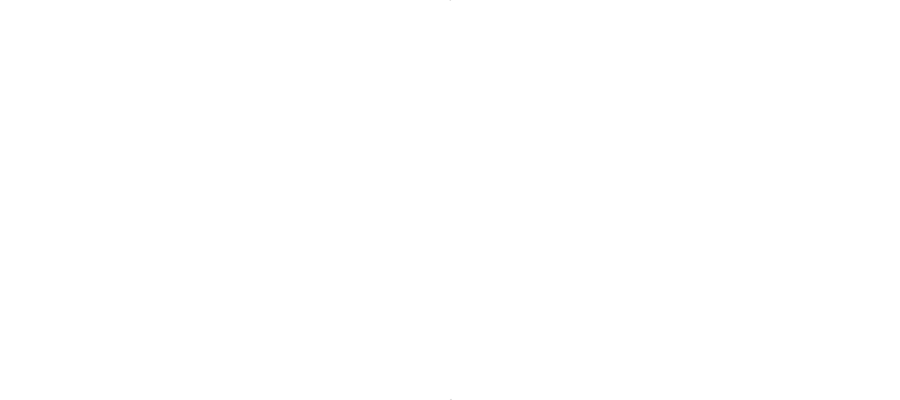
Frame 1 (no input)
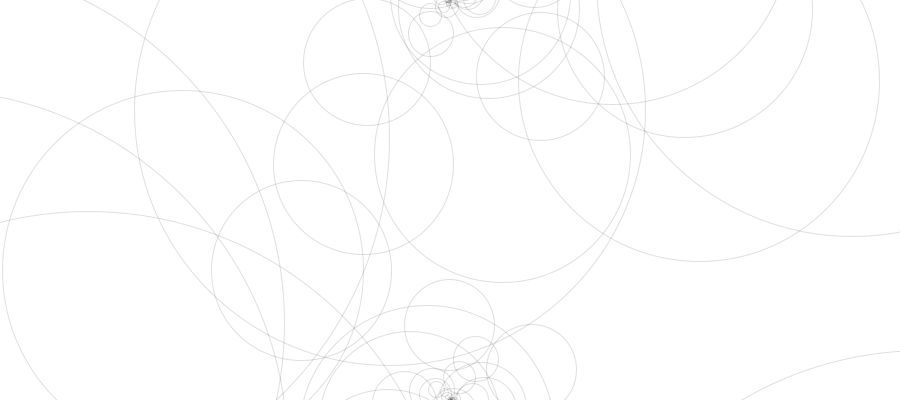
Frame 60 (the mouse pressed at the canvas centre just before this capture)
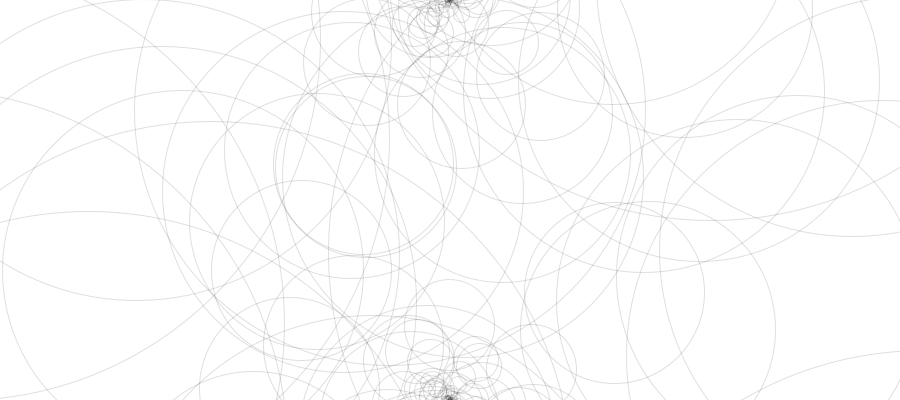
Frame 120 (the mouse held since frame 60 and released just before this capture)

The Processing sketch that drew these frames (run headless with seeded random() and noise(); from frame 60 on, the mouse is pressed at the canvas centre):

// Processing sketch: processing_17813
// ── processing_17813.pde


float i = 1;

void setup () {
  size (900,400);
  background (255);
  ellipseMode (CENTER);
  smooth ();
  frameRate(3600);
}

void draw () {
  pushMatrix ();
  translate (450,0);
  circles (i,i);
  pushMatrix ();
  translate (0,400);
  circles (i,i);
  popMatrix ();
  popMatrix ();
  i = i*1.414;
  if (i>900) {
    i = 1;
  }
}

void circles (float center, float diameter) {
  strokeWeight (1);
  stroke (0,32);
  noFill ();
  ellipse (center*random(-1,1), center*random(-1,1), diameter, diameter);
  strokeWeight (.5);
  stroke (255,64);
  ellipse (center*random(-.1,.1), center*random(-1,1), diameter/10, diameter/10);
}

void mouseClicked () {
  setup ();
}
